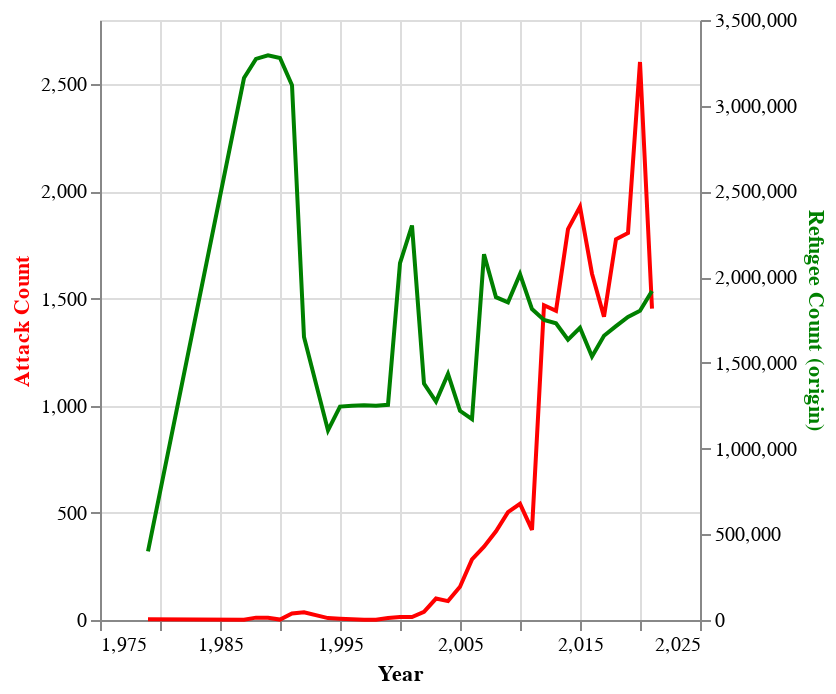

Source (notebook cell):
### Code cell
# Choose a country
df_terror_refugee_origin = df_terror_refugee_origin[df_terror_refugee_origin['iso3'] == iso_code]

# Plot the attack count and refugee population by year with altair
# Use two y-axis and show legend
origin_base = alt.Chart(df_terror_refugee_origin).encode(
    alt.X('iyear:Q', axis=alt.Axis(title='Year')),
)

origin_line1 = origin_base.mark_line(color='red').encode(
    alt.Y('Attack Count:Q', axis=alt.Axis(title='Attack Count')).axis(titleColor='red')
)

origin_line2 = origin_base.mark_line(color='green').encode(
    alt.Y('Refugee Count (origin):Q', axis=alt.Axis(title='Refugee Count (origin)')).axis(titleColor='green')
)

alt.layer(origin_line1, origin_line2).resolve_scale(
    y = 'independent'
)

### Figure 1 — Vega-Lite specification as saved in the notebook (floating-point values rounded to 4 significant figures)
{"config": {"view": {"continuousWidth": 300, "continuousHeight": 300}}, "layer": [{"mark": {"type": "line", "color": "red"}, "encoding": {"x": {"axis": {"title": "Year"}, "field": "iyear", "type": "quantitative"}, "y": {"axis": {"titleColor": "red"}, "field": "Attack Count", "type": "quantitative"}}}, {"mark": {"type": "line", "color": "green"}, "encoding": {"x": {"axis": {"title": "Year"}, "field": "iyear", "type": "quantitative"}, "y": {"axis": {"titleColor": "green"}, "field": "Refugee Count (origin)", "type": "quantitative"}}}], "data": {"name": "data-b12d4bdac29b393aa5df3d6477db104f"}, "resolve": {"scale": {"y": "independent"}}, "$schema": "https://vega.github.io/schema/vega-lite/v5.8.0.json", "datasets": {"data-b12d4bdac29b393aa5df3d6477db104f": [{"Attack Count": 3, "Refugee Count (origin)": 400000, "Country of origin (ISO)": "AFG", "iso3": "AFG", "iyear": 1979, "country": "Afghanistan"}, {"Attack Count": 1, "Refugee Count (origin)": 3161740, "Country of origin (ISO)": "AFG", "iso3": "AFG", "iyear": 1987, "country": "Afghanistan"}, {"Attack Count": 11, "Refugee Count (origin)": 3272982, "Country of origin (ISO)": "AFG", "iso3": "AFG", "iyear": 1988, "country": "Afghanistan"}, {"Attack Count": 10, "Refugee Count (origin)": 3293989, "Country of origin (ISO)": "AFG", "iso3": "AFG", "iyear": 1989, "country": "Afghanistan"}, {"Attack Count": 2, "Refugee Count (origin)": 3277985, "Country of origin (ISO)": "AFG", "iso3": "AFG", "iyear": 1990, "country": "Afghanistan"}, {"Attack Count": 30, "Refugee Count (origin)": 3119685, "Country of origin (ISO)": "AFG", "iso3": "AFG", "iyear": 1991, "country": "Afghanistan"}, {"Attack Count": 36, "Refugee Count (origin)": 1650877, "Country of origin (ISO)": "AFG", "iso3": "AFG", "iyear": 1992, "country": "Afghanistan"}, {"Attack Count": 9, "Refugee Count (origin)": 1105774, "Country of origin (ISO)": "AFG", "iso3": "AFG", "iyear": 1994, "country": "Afghanistan"}, {"Attack Count": 6, "Refugee Count (origin)": 1244889, "Country of origin (ISO)": "AFG", "iso3": "AFG", "iyear": 1995, "country": "Afghanistan"}, {"Attack Count": 4, "Refugee Count (origin)": 1250292, "Country of origin (ISO)": "AFG", "iso3": "AFG", "iyear": 1996, "country": "Afghanistan"}, {"Attack Count": 1, "Refugee Count (origin)": 1252881, "Country of origin (ISO)": "AFG", "iso3": "AFG", "iyear": 1997, "country": "Afghanistan"}, {"Attack Count": 1, "Refugee Count (origin)": 1250406, "Country of origin (ISO)": "AFG", "iso3": "AFG", "iyear": 1998, "country": "Afghanistan"}, {"Attack Count": 9, "Refugee Count (origin)": 1255557, "Country of origin (ISO)": "AFG", "iso3": "AFG", "iyear": 1999, "country": "Afghanistan"}, {"Attack Count": 14, "Refugee Count (origin)": 2081482, "Country of origin (ISO)": "AFG", "iso3": "AFG", "iyear": 2000, "country": "Afghanistan"}, {"Attack Count": 14, "Refugee Count (origin)": 2301206, "Country of origin (ISO)": "AFG", "iso3": "AFG", "iyear": 2001, "country": "Afghanistan"}, {"Attack Count": 38, "Refugee Count (origin)": 1378841, "Country of origin (ISO)": "AFG", "iso3": "AFG", "iyear": 2002, "country": "Afghanistan"}, {"Attack Count": 100, "Refugee Count (origin)": 1274394, "Country of origin (ISO)": "AFG", "iso3": "AFG", "iyear": 2003, "country": "Afghanistan"}, {"Attack Count": 88, "Refugee Count (origin)": 1435322, "Country of origin (ISO)": "AFG", "iso3": "AFG", "iyear": 2004, "country": "Afghanistan"}, {"Attack Count": 155, "Refugee Count (origin)": 1220492, "Country of origin (ISO)": "AFG", "iso3": "AFG", "iyear": 2005, "country": "Afghanistan"}, {"Attack Count": 283, "Refugee Count (origin)": 1171507, "Country of origin (ISO)": "AFG", "iso3": "AFG", "iyear": 2006, "country": "Afghanistan"}, {"Attack Count": 342, "Refugee Count (origin)": 2133838, "Country of origin (ISO)": "AFG", "iso3": "AFG", "iyear": 2007, "country": "Afghanistan"}, {"Attack Count": 414, "Refugee Count (origin)": 1883170, "Country of origin (ISO)": "AFG", "iso3": "AFG", "iyear": 2008, "country": "Afghanistan"}, {"Attack Count": 503, "Refugee Count (origin)": 1853225, "Country of origin (ISO)": "AFG", "iso3": "AFG", "iyear": 2009, "country": "Afghanistan"}, {"Attack Count": 542, "Refugee Count (origin)": 2017258, "Country of origin (ISO)": "AFG", "iso3": "AFG", "iyear": 2010, "country": "Afghanistan"}, {"Attack Count": 421, "Refugee Count (origin)": 1813760, "Country of origin (ISO)": "AFG", "iso3": "AFG", "iyear": 2011, "country": "Afghanistan"}, {"Attack Count": 1469, "Refugee Count (origin)": 1750629, "Country of origin (ISO)": "AFG", "iso3": "AFG", "iyear": 2012, "country": "Afghanistan"}, {"Attack Count": 1443, "Refugee Count (origin)": 1731102, "Country of origin (ISO)": "AFG", "iso3": "AFG", "iyear": 2013, "country": "Afghanistan"}, {"Attack Count": 1824, "Refugee Count (origin)": 1634569, "Country of origin (ISO)": "AFG", "iso3": "AFG", "iyear": 2014, "country": "Afghanistan"}, {"Attack Count": 1928, "Refugee Count (origin)": 1704231, "Country of origin (ISO)": "AFG", "iso3": "AFG", "iyear": 2015, "country": "Afghanistan"}, {"Attack Count": 1616, "Refugee Count (origin)": 1536389, "Country of origin (ISO)": "AFG", "iso3": "AFG", "iyear": 2016, "country": "Afghanistan"}, {"Attack Count": 1415, "Refugee Count (origin)": 1657842, "Country of origin (ISO)": "AFG", "iso3": "AFG", "iyear": 2017, "country": "Afghanistan"}, {"Attack Count": 1777, "Refugee Count (origin)": 1714231, "Country of origin (ISO)": "AFG", "iso3": "AFG", "iyear": 2018, "country": "Afghanistan"}, {"Attack Count": 1806, "Refugee Count (origin)": 1768198, "Country of origin (ISO)": "AFG", "iso3": "AFG", "iyear": 2019, "country": "Afghanistan"}, {"Attack Count": 2604, "Refugee Count (origin)": 1804069, "Country of origin (ISO)": "AFG", "iso3": "AFG", "iyear": 2020, "country": "Afghanistan"}, {"Attack Count": 1453, "Refugee Count (origin)": 1919283, "Country of origin (ISO)": "AFG", "iso3": "AFG", "iyear": 2021, "country": "Afghanistan"}]}}
